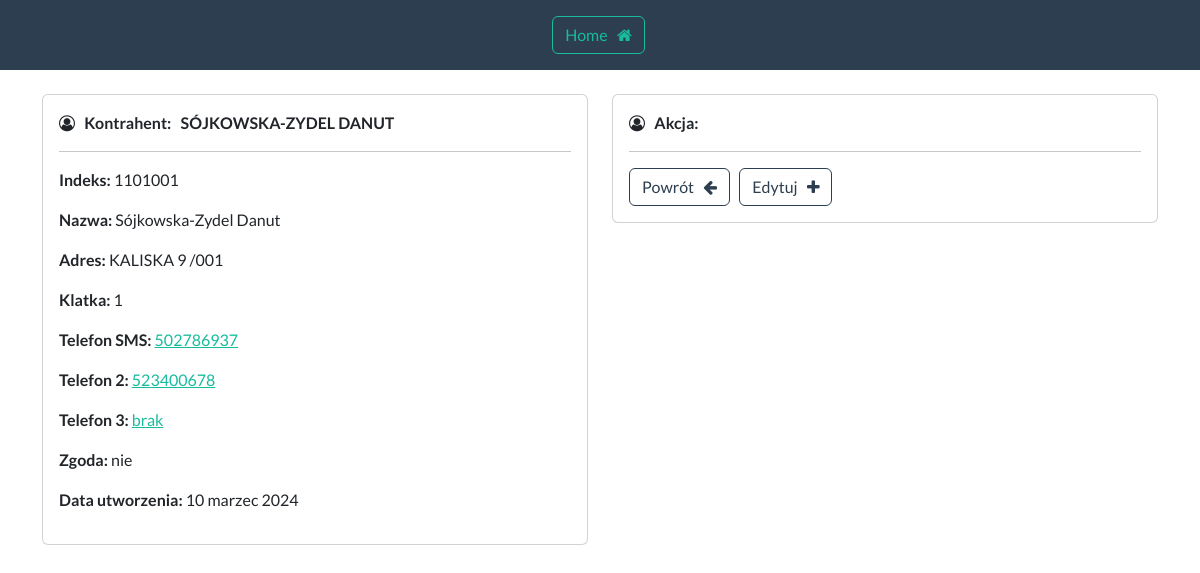
The app's page /telefony/view/70409 (signed in) with its own data.
### telefony/models.py (models this page shows, shortened)
class Mieszkaniec(models.Model):
    data_utworzenia = models.CharField(max_length=15, blank=True)
    indeks = models.CharField(max_length=7, blank=True)
    nazwa = models.CharField(max_length=255, blank=True)
    adres = models.CharField(max_length=255, blank=True)
    klatka = models.CharField(max_length=2, blank=True)
    telefon = models.CharField(max_length=20, blank=True)
    telefon2 = models.CharField(max_length=20, blank=True)
    telefon3 = models.CharField(max_length=20, blank=True)
    symbol_budynku = models.CharField(max_length=4, blank=True)
    tak = "tak"
    nie = "nie"
    zgoda_wybor = [
        (tak, "tak"),
        (nie, "nie")
    ]
    zgoda = models.CharField(
        max_length=3,
        choices=zgoda_wybor,
        default=tak,
    )
    ce = "CE"
    nw = "NW"
    ns = "NS"
    administracja_wybor = [
        (ns, "NS"),
        (nw, "NW"),
        (ce, "CE")
    ]
    administracja = models.CharField(
        max_length=2,
        choices=administracja_wybor,
        default=ce,
    )
    content = models.TextField(max_length=160, blank=True, null=True)
    phone = models.TextField(blank=True, null=True)

### telefony/views.py (the view)
# urls.py: path("view/<int:pk>", views.view_record, name="view_telefony"),
@login_required(login_url="login")
def view_record(request, pk):
	all_records = Mieszkaniec.objects.get(id=pk)
	context = {"record": all_records}
	if all_records.administracja == 'NS':
		back_url = 'dashboard_ns'
	elif all_records.administracja == 'NW':
		back_url = 'dashboard_nw'
	elif all_records.administracja == 'CE':
		back_url = 'dashboard_ce'
	elif all_records.administracja == 'LU':
		back_url = 'dashboard_lu'
	elif all_records.administracja == 'W':
		back_url = 'dashboard_w'
	else:
		back_url = 'dashboard_telefony'
	context['back_url'] = back_url
	return render(request, "telefony-view.html", context=context)

### telefony/templates/telefony-view.html (shortened to what this page needs)
{% extends 'base-telefony.html' %}
{% block content %}
    <div class="row">
        <div class="col-sm-6 mb-3 mb-sm-0">
            <div class="card">
                <div class="card-body">
                    <i class="fa fa-user-circle-o" aria-hidden="true"></i> &nbsp;
                    <strong>
                        Kontrahent:&nbsp;&nbsp;&nbsp;{{ record.nazwa|upper }}
                    </strong>
                    <hr>
                    <p><strong> Indeks: </strong> {{ record.indeks }} </p>
                    <p><strong> Nazwa: </strong> {{ record.nazwa }} </p>
                    <p><strong> Adres: </strong> {{ record.adres }} </p>
                    <p><strong> Klatka: </strong> {{ record.klatka }} </p>
                    <p><strong> Telefon SMS: </strong> <a href="{{ record.telefon }}">{{ record.telefon }}</a></p>
                    <p><strong> Telefon 2: </strong> <a href="{{ record.telefon2 }}">{{ record.telefon2 }}</a></p>
                    <p><strong> Telefon 3: </strong> <a href="{{ record.telefon3 }}">{{ record.telefon3 }}</a></p>
                    <p><strong> Zgoda: </strong> {{ record.zgoda }} </p>
                    <p><strong> Data utworzenia: </strong> {{ record.data_utworzenia }} </p>
                </div>
            </div>
        </div>
        <div class="col-sm-6 mb-3 mb-sm-0">
            <div class="card">
                <div class="card-body">
                    <i class="fa fa-user-circle-o" aria-hidden="true"></i> &nbsp;
                    <strong>
                        Akcja:
                    </strong>
                    <hr>
                    <a href="{% url back_url %}" class="btn btn-outline-primary"> Powrót &nbsp; <i
                            class="fa fa-arrow-left"></i> </a>
                    <a href="{% url 'update_telefony' record.id %}" class="btn btn-outline-primary"> Edytuj &nbsp; <i
                            class="fa fa-plus"
                            aria-hidden="true"></i>
                    </a>
                </div>
            </div>
        </div>
    </div>
{% endblock %}

### records on screen
Mieszkaniec: nazwa "SÓJKOWSKA-ZYDEL DANUT", indeks "1101001", nazwa "Sójkowska-Zydel Danut", adres "KALISKA 9 /001", klatka "1", telefon "502786937", telefon2 "523400678", telefon3 "brak", zgoda "nie", data_utworzenia "10 marzec 2024"
